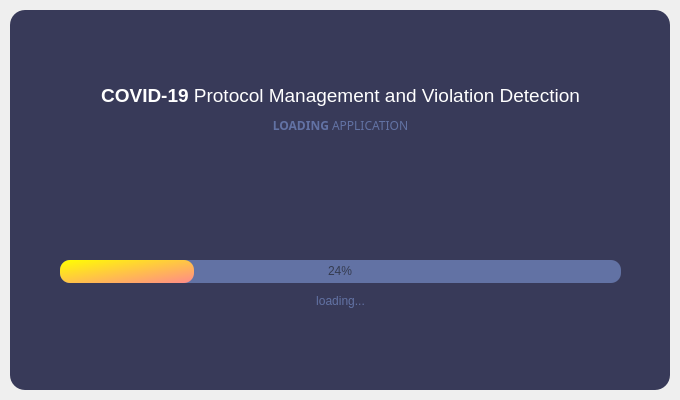
<?xml version="1.0" encoding="UTF-8"?>
<ui version="4.0">
 <class>SplashScreen</class>
 <widget class="QMainWindow" name="SplashScreen">
  <property name="geometry">
   <rect>
    <x>0</x>
    <y>0</y>
    <width>680</width>
    <height>400</height>
   </rect>
  </property>
  <property name="windowTitle">
   <string>MainWindow</string>
  </property>
  <widget class="QWidget" name="centralwidget">
   <layout class="QVBoxLayout" name="verticalLayout">
    <property name="spacing">
     <number>0</number>
    </property>
    <property name="leftMargin">
     <number>10</number>
    </property>
    <property name="topMargin">
     <number>10</number>
    </property>
    <property name="rightMargin">
     <number>10</number>
    </property>
    <property name="bottomMargin">
     <number>10</number>
    </property>
    <item>
     <widget class="QFrame" name="dropShadowFrame">
      <property name="styleSheet">
       <string notr="true">QFrame#dropShadowFrame {	
	background-color:rgb(56,58,89);
border-radius:15px
}</string>
      </property>
      <property name="frameShape">
       <enum>QFrame::StyledPanel</enum>
      </property>
      <property name="frameShadow">
       <enum>QFrame::Raised</enum>
      </property>
      <widget class="QLabel" name="label_title">
       <property name="geometry">
        <rect>
         <x>0</x>
         <y>50</y>
         <width>661</width>
         <height>71</height>
        </rect>
       </property>
       <property name="font">
        <font>
         <pointsize>30</pointsize>
        </font>
       </property>
       <property name="styleSheet">
        <string notr="true">color:rgb(255, 255, 255)</string>
       </property>
       <property name="text">
        <string>&lt;html&gt;&lt;head/&gt;&lt;body&gt;&lt;p&gt;&lt;span style=&quot; font-size:14pt; font-weight:700;&quot;&gt;COVID-19&lt;/span&gt;&lt;span style=&quot; font-size:14pt;&quot;&gt; Protocol Management and Violation Detection&lt;/span&gt;&lt;/p&gt;&lt;/body&gt;&lt;/html&gt;</string>
       </property>
       <property name="alignment">
        <set>Qt::AlignCenter</set>
       </property>
      </widget>
      <widget class="QLabel" name="label_description">
       <property name="geometry">
        <rect>
         <x>0</x>
         <y>100</y>
         <width>661</width>
         <height>31</height>
        </rect>
       </property>
       <property name="font">
        <font>
         <family>Arial Rounded MT Bold</family>
         <pointsize>9</pointsize>
        </font>
       </property>
       <property name="styleSheet">
        <string notr="true">color:rgb(98, 114, 164 )</string>
       </property>
       <property name="text">
        <string>&lt;!DOCTYPE HTML PUBLIC &quot;-//W3C//DTD HTML 4.0//EN&quot; &quot;http://www.w3.org/TR/REC-html40/strict.dtd&quot;&gt;
&lt;html&gt;&lt;head&gt;&lt;meta name=&quot;qrichtext&quot; content=&quot;1&quot; /&gt;&lt;meta charset=&quot;utf-8&quot; /&gt;&lt;style type=&quot;text/css&quot;&gt;
p, li { white-space: pre-wrap; }
&lt;/style&gt;&lt;/head&gt;&lt;body style=&quot; font-family:'Arial Rounded MT Bold'; font-size:9pt; font-weight:400; font-style:normal;&quot;&gt;
&lt;p style=&quot; margin-top:0px; margin-bottom:0px; margin-left:0px; margin-right:0px; -qt-block-indent:0; text-indent:0px;&quot;&gt;&lt;span style=&quot; font-weight:700;&quot;&gt;LOADING&lt;/span&gt; APPLICATION&lt;/p&gt;&lt;/body&gt;&lt;/html&gt;</string>
       </property>
       <property name="alignment">
        <set>Qt::AlignCenter</set>
       </property>
      </widget>
      <widget class="QProgressBar" name="progressBar">
       <property name="geometry">
        <rect>
         <x>50</x>
         <y>250</y>
         <width>561</width>
         <height>23</height>
        </rect>
       </property>
       <property name="styleSheet">
        <string notr="true">QProgressBar {
	background-color: rgb(98, 114, 164);
	color:rgba(20, 20, 20,150);
	border-style: none;
	border-radius: 10px;
	text-align: center;
}
QProgressBar::chunk{
	border-radius: 10px;
	background-color:qlineargradient(spread:pad, x1:0, y1:0, x2:1, y2:1, stop:0 rgba(255, 255, 0, 255), stop:1 rgba(255, 138, 138, 255))
}</string>
       </property>
       <property name="value">
        <number>24</number>
       </property>
      </widget>
      <widget class="QLabel" name="label_loading">
       <property name="geometry">
        <rect>
         <x>0</x>
         <y>270</y>
         <width>661</width>
         <height>41</height>
        </rect>
       </property>
       <property name="font">
        <font>
         <pointsize>9</pointsize>
        </font>
       </property>
       <property name="styleSheet">
        <string notr="true">color:rgb(98, 114, 164 )</string>
       </property>
       <property name="text">
        <string>loading...</string>
       </property>
       <property name="alignment">
        <set>Qt::AlignCenter</set>
       </property>
      </widget>
     </widget>
    </item>
   </layout>
  </widget>
 </widget>
 <resources/>
 <connections/>
</ui>
